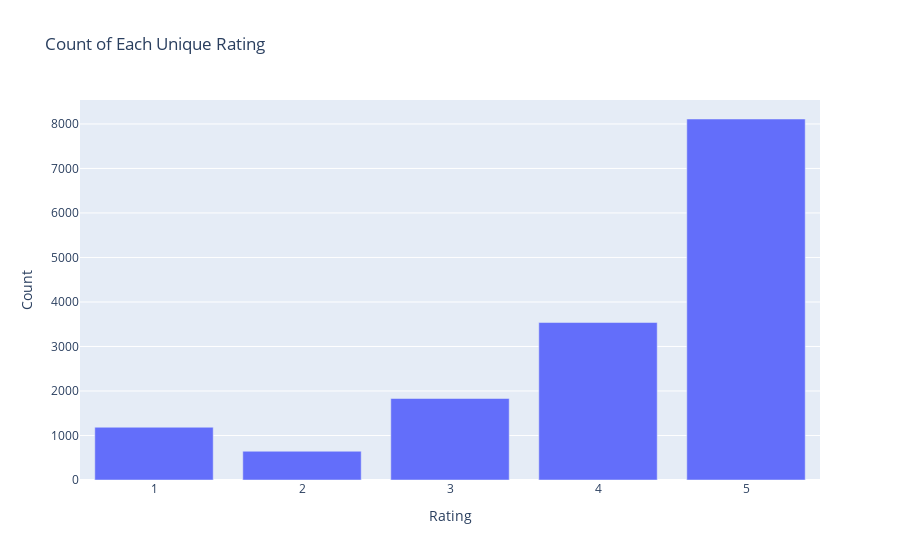

Source (notebook cell):
### Code cell
display_ratings(train_df)

### Figure 1 — Plotly figure (JSON) as saved in the notebook; plotly's stock layout.template omitted (floating-point values rounded to 4 significant figures)
{"data": [{"alignmentgroup": "True", "hovertemplate": "Rating=%{x}<br>Count=%{y}<extra></extra>", "legendgroup": "", "marker": {"color": "#636efa", "pattern": {"shape": ""}}, "name": "", "offsetgroup": "", "orientation": "v", "showlegend": false, "textposition": "auto", "type": "bar", "x": [5, 4, 3, 1, 2], "xaxis": "x", "y": [8111, 3538, 1831, 1185, 646], "yaxis": "y"}], "layout": {"barmode": "relative", "legend": {"tracegroupgap": 0}, "title": {"text": "Count of Each Unique Rating"}, "xaxis": {"anchor": "y", "domain": [0, 1], "title": {"text": "Rating"}}, "yaxis": {"anchor": "x", "domain": [0, 1], "title": {"text": "Count"}}}}
